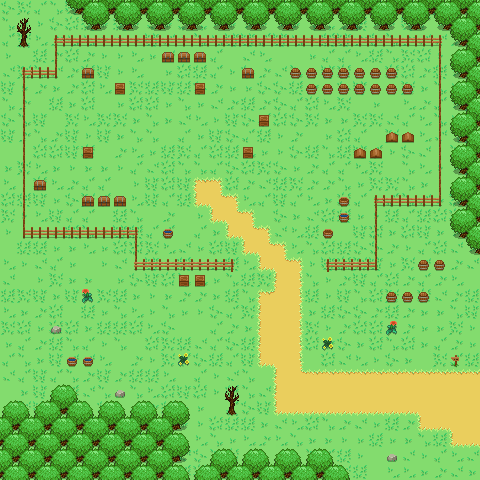

The image is a tile-based game level rendered from a .tmx file. Its description and complete source (layers, tilesets, objects, tile grids) follow:
An orthogonal 30x30 tile map with 16x16 px tiles, 3 tile layers (Warstwa Kafelków 1, Warstwa Kafelków 2, Warstwa Kafelków 3), 2 tilesets.

<map version="1.5" tiledversion="1.6.0" orientation="orthogonal" renderorder="right-up" width="30" height="30" tilewidth="16" tileheight="16" infinite="0" nextlayerid="4" nextobjectid="1">
 <tileset firstgid="1" source="../tilesets/grassy_terrain/grassy_static.tsx" />
 <tileset firstgid="144" source="../tilesets/grassy_terrain/grassy_anim.tsx" />
 <layer id="1" name="Warstwa Kafelków 1" width="30" height="30">
  <data encoding="csv">
16,6,15,12,18,14,7,18,3,5,18,17,12,6,15,5,15,17,4,13,15,17,1,7,6,17,6,6,5,5,
12,14,4,16,17,7,14,7,4,5,14,16,12,4,14,2,4,14,2,12,12,13,7,4,4,18,15,4,16,3,
15,6,3,13,3,3,4,4,14,18,5,4,12,3,18,18,15,18,3,4,7,18,13,16,12,13,5,5,13,7,
4,1,7,13,17,13,4,4,3,14,5,2,4,15,1,5,3,1,1,14,15,15,3,7,12,6,17,4,1,5,
5,6,12,5,13,17,18,4,3,1,14,17,7,15,4,16,13,5,12,14,18,17,4,2,17,17,13,7,2,15,
18,14,13,2,13,17,3,1,6,7,18,7,16,13,14,14,16,16,7,13,2,16,18,4,1,6,2,12,3,18,
12,13,1,7,2,17,1,14,17,17,14,12,14,5,13,7,13,16,15,17,3,6,1,14,1,3,13,15,2,6,
16,12,18,1,6,3,6,6,2,12,2,5,3,4,18,16,15,17,16,6,2,2,6,6,5,15,3,12,3,12,
18,13,12,13,18,4,18,2,12,12,1,15,14,18,16,15,7,4,13,1,14,17,15,1,6,1,3,5,12,6,
1,1,17,17,18,17,1,13,3,14,7,6,15,17,7,3,14,4,16,7,12,7,18,15,4,16,5,1,12,18,
2,6,3,2,4,2,2,4,15,5,17,12,12,15,16,17,6,16,14,13,15,15,3,6,1,12,3,4,4,6,
3,1,17,3,13,15,15,1,4,18,17,18,89,91,17,13,5,7,6,13,13,12,14,6,6,12,2,1,2,15,
17,7,18,14,16,6,15,1,3,18,15,7,111,126,91,3,15,18,15,3,2,17,15,4,15,12,5,2,17,12,
6,4,3,18,15,15,1,7,12,1,13,1,4,111,126,91,1,16,2,5,17,7,14,4,7,15,7,17,17,1,
4,1,1,2,7,12,4,18,7,15,15,1,15,2,111,126,91,5,3,7,1,1,18,17,2,17,18,2,2,3,
1,7,7,14,2,3,14,17,17,6,3,5,14,17,18,111,126,91,3,12,17,7,16,16,13,4,15,17,5,14,
3,4,5,15,14,1,4,5,1,18,1,7,14,13,7,3,111,126,91,4,18,17,6,18,14,6,5,14,13,5,
5,1,4,6,2,2,1,14,16,18,17,12,3,14,12,7,6,100,102,12,4,13,18,15,17,13,15,13,3,1,
7,6,18,2,18,1,6,7,2,4,2,13,13,2,7,12,89,134,102,7,4,18,12,17,6,2,17,5,13,7,
3,2,13,17,1,7,14,12,3,4,12,14,4,16,15,6,100,101,102,2,7,16,16,13,7,13,2,2,12,18,
6,17,14,17,17,2,7,7,17,3,16,1,1,15,13,2,100,101,102,6,4,13,17,17,1,13,14,2,6,4,
14,15,13,7,12,15,4,12,1,17,6,7,5,15,16,7,100,101,102,17,13,16,2,17,12,17,2,15,13,14,
15,12,2,18,5,5,3,1,13,4,6,15,16,7,15,18,111,123,102,1,17,5,3,4,16,2,1,6,15,7,
5,15,18,15,12,13,18,13,7,7,3,1,15,4,5,12,1,100,133,90,90,90,90,90,90,90,90,90,90,90,
1,2,18,5,7,5,12,2,12,3,17,18,17,4,7,12,5,100,101,101,101,101,101,101,101,101,101,101,101,101,
13,6,18,13,17,1,16,1,5,13,7,14,14,1,15,16,18,111,112,112,112,112,112,112,112,112,123,101,101,101,
2,16,16,4,18,7,3,12,13,14,12,14,4,17,7,7,2,5,3,17,12,13,5,14,7,13,111,112,123,101,
3,4,4,3,18,13,3,17,7,2,18,1,3,12,14,3,13,3,12,2,2,4,14,7,14,2,12,7,111,112,
7,18,12,15,5,13,12,16,5,18,4,5,16,12,17,14,1,13,1,12,15,7,4,1,14,5,4,15,3,5,
14,5,17,3,13,18,14,16,5,3,13,7,17,7,16,7,6,18,4,6,5,6,7,1,3,3,2,13,5,2
</data>
 </layer>
 <layer id="2" name="Warstwa Kafelków 2" width="30" height="30">
  <data encoding="csv">
0,0,0,0,275,303,304,303,304,303,304,303,304,303,304,303,304,303,304,303,304,303,304,303,304,303,304,303,304,303,
0,22,0,0,0,275,276,275,276,275,276,275,276,275,276,275,276,275,276,275,276,275,276,275,276,275,276,275,290,289,
0,33,0,60,35,35,35,35,35,35,35,35,35,35,35,35,35,35,35,35,35,35,35,35,35,35,35,59,275,303,
0,0,0,45,0,0,0,0,0,0,80,80,80,0,0,0,0,0,0,0,0,0,0,0,0,0,0,47,261,289,
0,60,35,39,0,80,0,0,0,0,0,0,0,0,0,80,0,0,71,71,71,71,71,71,71,0,0,47,275,303,
0,45,0,0,0,0,0,70,0,0,0,0,70,0,0,0,0,0,0,71,71,71,71,71,71,71,0,47,261,289,
0,45,0,0,0,0,0,0,0,0,0,0,0,0,0,0,0,0,0,0,0,0,0,0,0,0,0,47,275,303,
0,45,0,0,0,0,0,0,0,0,0,0,0,0,0,0,70,0,0,0,0,0,0,0,0,0,0,47,261,289,
0,45,0,0,0,0,0,0,0,0,0,0,0,0,0,0,0,0,0,0,0,0,0,0,69,69,0,47,275,303,
0,45,0,0,0,70,0,0,0,0,0,0,0,0,0,70,0,0,0,0,0,0,69,69,0,0,0,47,261,289,
0,45,0,0,0,0,0,0,0,0,0,0,0,0,0,0,0,0,0,0,0,0,0,0,0,0,0,47,275,303,
0,45,80,0,0,0,0,0,0,0,0,0,0,0,0,0,0,0,0,0,0,0,0,0,0,0,0,47,261,289,
0,45,0,0,0,80,80,80,0,0,0,0,0,0,0,0,0,0,0,0,0,68,0,60,35,35,35,39,275,303,
0,45,0,0,0,0,0,0,0,0,0,0,0,0,0,0,0,0,0,0,0,67,0,45,0,0,0,0,261,289,
0,50,35,35,35,35,35,35,59,0,67,0,0,0,0,0,0,0,0,0,68,0,0,45,0,0,0,0,275,303,
0,0,0,0,0,0,0,0,45,0,0,0,0,0,0,0,0,0,0,0,0,0,0,45,0,0,0,0,0,275,
0,0,0,0,0,0,0,0,56,57,57,57,57,57,59,0,0,0,0,0,60,57,57,39,0,0,71,71,0,0,
0,0,0,0,0,0,0,0,0,0,0,70,70,0,0,0,0,0,0,0,0,0,0,0,0,0,0,0,0,0,
0,0,0,0,0,247,0,0,0,0,0,0,0,0,0,0,0,0,0,0,0,0,0,0,71,71,71,0,0,0,
0,0,0,0,0,0,0,0,0,0,0,0,0,0,0,0,0,0,0,0,0,0,0,0,0,0,0,0,0,0,
0,0,0,23,0,0,0,0,0,0,0,0,0,0,0,0,0,0,0,0,0,0,0,0,254,0,0,0,0,0,
0,0,0,0,0,0,0,0,0,0,0,0,0,0,0,0,0,0,0,0,234,0,0,0,0,0,0,0,0,0,
0,0,0,0,67,67,0,0,0,0,0,234,0,0,0,0,0,0,0,0,0,0,0,0,0,0,0,0,40,0,
0,0,0,0,0,0,0,0,0,0,0,0,0,0,0,0,0,0,0,0,0,0,0,0,0,0,0,0,0,0,
0,0,0,261,262,0,0,23,0,0,0,0,0,0,22,0,0,0,0,0,0,0,0,0,0,0,0,0,0,0,
261,262,261,289,290,262,261,262,261,262,261,262,0,0,33,0,0,0,0,0,0,0,0,0,0,0,0,0,0,0,
289,290,289,290,289,290,289,290,289,290,289,276,0,0,0,0,0,0,0,0,0,0,0,0,0,0,0,0,0,0,
303,304,303,304,303,304,303,304,303,304,303,262,0,0,0,0,0,0,0,0,0,0,0,0,0,0,0,0,0,0,
289,290,289,290,289,290,289,290,289,290,289,276,0,261,262,261,262,261,262,261,262,0,0,0,23,0,0,0,0,0,
303,304,303,304,303,304,303,304,303,304,303,262,261,289,290,289,290,289,290,289,290,262,0,0,0,0,0,0,0,0
</data>
 </layer>
 <layer id="3" name="Warstwa Kafelków 3" width="30" height="30">
  <data encoding="csv">
0,0,0,0,0,0,0,0,0,0,0,0,0,0,0,0,0,0,0,0,0,0,0,0,0,0,0,0,0,0,
0,0,0,0,0,0,0,0,0,0,0,0,0,0,0,0,0,0,0,0,0,0,0,0,0,0,0,0,0,0,
0,0,0,0,0,0,0,0,0,0,0,0,0,0,0,0,0,0,0,0,0,0,0,0,0,0,0,0,0,0,
0,0,0,0,0,0,0,0,0,0,0,0,0,0,0,0,0,0,0,0,0,0,0,0,0,0,0,0,0,0,
0,0,0,0,0,0,0,0,0,0,0,0,0,0,0,0,0,0,0,0,0,0,0,0,0,0,0,0,0,0,
0,0,0,0,0,0,0,0,0,0,0,0,0,0,0,0,0,0,0,0,0,0,0,0,0,0,0,0,0,0,
0,0,0,0,0,0,0,0,0,0,0,0,0,0,0,0,0,0,0,0,0,0,0,0,0,0,0,0,0,0,
0,0,0,0,0,0,0,0,0,0,0,0,0,0,0,0,0,0,0,0,0,0,0,0,0,0,0,0,0,0,
0,0,0,0,0,0,0,0,0,0,0,0,0,0,0,0,0,0,0,0,0,0,0,0,0,0,0,0,0,0,
0,0,0,0,0,0,0,0,0,0,0,0,0,0,0,0,0,0,0,0,0,0,0,0,0,0,0,0,0,0,
0,0,0,0,0,0,0,0,0,0,0,0,0,0,0,0,0,0,0,0,0,0,0,0,0,0,0,0,0,0,
0,0,0,0,0,0,0,0,0,0,0,0,0,0,0,0,0,0,0,0,0,0,0,0,0,0,0,0,0,0,
0,0,0,0,0,0,0,0,0,0,0,0,0,0,0,0,0,0,0,0,0,0,0,0,0,0,0,0,0,0,
0,0,0,0,0,0,0,0,0,0,0,0,0,0,0,0,0,0,0,0,0,0,0,0,0,0,0,0,0,0,
0,0,0,0,0,0,0,0,0,0,0,0,0,0,0,0,0,0,0,0,0,0,0,0,0,0,0,0,0,0,
0,0,0,0,0,0,0,0,0,0,0,0,0,0,0,0,0,0,0,0,0,0,0,0,0,0,0,0,0,0,
0,0,0,0,0,0,0,0,0,0,0,0,0,0,0,0,0,0,0,0,0,0,0,0,0,0,0,0,0,0,
0,0,0,0,0,0,0,0,0,0,0,0,0,0,0,0,0,0,0,0,0,0,0,0,0,0,0,0,0,0,
0,0,0,0,0,0,0,0,0,0,0,0,0,0,0,0,0,0,0,0,0,0,0,0,0,0,0,0,0,0,
0,0,0,0,0,0,0,0,0,0,0,0,0,0,0,0,0,0,0,0,0,0,0,0,0,0,0,0,0,0,
0,0,0,0,0,0,0,0,0,0,0,0,0,0,0,0,0,0,0,0,0,0,0,0,0,0,0,0,0,0,
0,0,0,0,0,0,0,0,0,0,0,0,0,0,0,0,0,0,0,0,0,0,0,0,0,0,0,0,0,0,
0,0,0,0,0,0,0,0,0,0,0,0,0,0,0,0,0,0,0,0,0,0,0,0,0,0,0,0,0,0,
0,0,0,0,0,0,0,0,0,0,0,0,0,0,0,0,0,0,0,0,0,0,0,0,0,0,0,0,0,0,
0,0,0,0,0,0,0,0,0,0,0,0,0,0,0,0,0,0,0,0,0,0,0,0,0,0,0,0,0,0,
0,0,0,0,0,0,0,0,0,0,0,0,0,0,0,0,0,0,0,0,0,0,0,0,0,0,0,0,0,0,
0,0,0,0,0,0,0,0,0,0,0,0,0,0,0,0,0,0,0,0,0,0,0,0,0,0,0,0,0,0,
0,0,0,0,0,0,0,0,0,0,0,0,0,0,0,0,0,0,0,0,0,0,0,0,0,0,0,0,0,0,
0,0,0,0,0,0,0,0,0,0,0,0,0,0,0,0,0,0,0,0,0,0,0,0,0,0,0,0,0,0,
0,0,0,0,0,0,0,0,0,0,0,0,0,0,0,0,0,0,0,0,0,0,0,0,0,0,0,0,0,0
</data>
 </layer>
</map>
